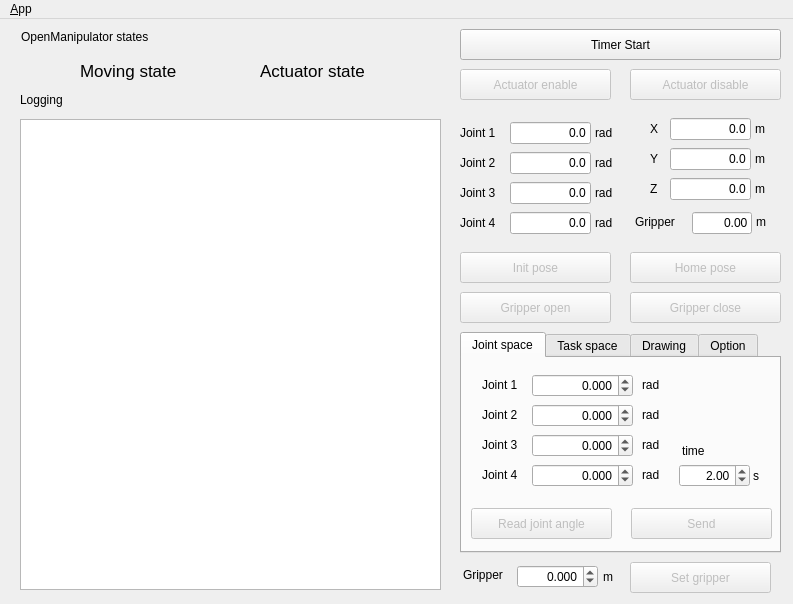
<?xml version="1.0" encoding="UTF-8"?>
<ui version="4.0">
 <class>MainWindowDesign</class>
 <widget class="QMainWindow" name="MainWindowDesign">
  <property name="enabled">
   <bool>true</bool>
  </property>
  <property name="geometry">
   <rect>
    <x>0</x>
    <y>0</y>
    <width>793</width>
    <height>604</height>
   </rect>
  </property>
  <property name="sizePolicy">
   <sizepolicy hsizetype="Preferred" vsizetype="Preferred">
    <horstretch>0</horstretch>
    <verstretch>0</verstretch>
   </sizepolicy>
  </property>
  <property name="minimumSize">
   <size>
    <width>793</width>
    <height>604</height>
   </size>
  </property>
  <property name="maximumSize">
   <size>
    <width>793</width>
    <height>604</height>
   </size>
  </property>
  <property name="windowTitle">
   <string>OpenManipulator control GUI</string>
  </property>
  <property name="windowIcon">
   <iconset resource="../resources/images.qrc">
    <normaloff>:/images/icon.png</normaloff>:/images/icon.png</iconset>
  </property>
  <property name="locale">
   <locale language="English" country="Australia"/>
  </property>
  <widget class="QWidget" name="centralwidget">
   <widget class="QLineEdit" name="txt_j1">
    <property name="enabled">
     <bool>true</bool>
    </property>
    <property name="geometry">
     <rect>
      <x>510</x>
      <y>103</y>
      <width>81</width>
      <height>22</height>
     </rect>
    </property>
    <property name="layoutDirection">
     <enum>Qt::LeftToRight</enum>
    </property>
    <property name="text">
     <string>0.0</string>
    </property>
    <property name="alignment">
     <set>Qt::AlignRight|Qt::AlignTrailing|Qt::AlignVCenter</set>
    </property>
    <property name="readOnly">
     <bool>true</bool>
    </property>
   </widget>
   <widget class="QPushButton" name="btn_timer_start">
    <property name="geometry">
     <rect>
      <x>460</x>
      <y>10</y>
      <width>321</width>
      <height>31</height>
     </rect>
    </property>
    <property name="text">
     <string>Timer Start</string>
    </property>
   </widget>
   <widget class="QLineEdit" name="txt_j2">
    <property name="enabled">
     <bool>true</bool>
    </property>
    <property name="geometry">
     <rect>
      <x>510</x>
      <y>133</y>
      <width>81</width>
      <height>22</height>
     </rect>
    </property>
    <property name="layoutDirection">
     <enum>Qt::LeftToRight</enum>
    </property>
    <property name="text">
     <string>0.0</string>
    </property>
    <property name="alignment">
     <set>Qt::AlignRight|Qt::AlignTrailing|Qt::AlignVCenter</set>
    </property>
    <property name="readOnly">
     <bool>true</bool>
    </property>
   </widget>
   <widget class="QLineEdit" name="txt_j3">
    <property name="enabled">
     <bool>true</bool>
    </property>
    <property name="geometry">
     <rect>
      <x>510</x>
      <y>163</y>
      <width>81</width>
      <height>22</height>
     </rect>
    </property>
    <property name="layoutDirection">
     <enum>Qt::LeftToRight</enum>
    </property>
    <property name="text">
     <string>0.0</string>
    </property>
    <property name="alignment">
     <set>Qt::AlignRight|Qt::AlignTrailing|Qt::AlignVCenter</set>
    </property>
    <property name="readOnly">
     <bool>true</bool>
    </property>
   </widget>
   <widget class="QLineEdit" name="txt_j4">
    <property name="enabled">
     <bool>true</bool>
    </property>
    <property name="geometry">
     <rect>
      <x>510</x>
      <y>193</y>
      <width>81</width>
      <height>22</height>
     </rect>
    </property>
    <property name="layoutDirection">
     <enum>Qt::LeftToRight</enum>
    </property>
    <property name="text">
     <string>0.0</string>
    </property>
    <property name="alignment">
     <set>Qt::AlignRight|Qt::AlignTrailing|Qt::AlignVCenter</set>
    </property>
    <property name="readOnly">
     <bool>true</bool>
    </property>
   </widget>
   <widget class="QLabel" name="label_4">
    <property name="geometry">
     <rect>
      <x>460</x>
      <y>107</y>
      <width>59</width>
      <height>14</height>
     </rect>
    </property>
    <property name="text">
     <string>Joint 1</string>
    </property>
   </widget>
   <widget class="QLabel" name="label_5">
    <property name="geometry">
     <rect>
      <x>460</x>
      <y>137</y>
      <width>59</width>
      <height>14</height>
     </rect>
    </property>
    <property name="text">
     <string>Joint 2</string>
    </property>
   </widget>
   <widget class="QLabel" name="label_6">
    <property name="geometry">
     <rect>
      <x>460</x>
      <y>167</y>
      <width>59</width>
      <height>14</height>
     </rect>
    </property>
    <property name="text">
     <string>Joint 3</string>
    </property>
   </widget>
   <widget class="QLabel" name="label_7">
    <property name="geometry">
     <rect>
      <x>460</x>
      <y>197</y>
      <width>59</width>
      <height>14</height>
     </rect>
    </property>
    <property name="text">
     <string>Joint 4</string>
    </property>
   </widget>
   <widget class="QLineEdit" name="txt_z">
    <property name="enabled">
     <bool>true</bool>
    </property>
    <property name="geometry">
     <rect>
      <x>670</x>
      <y>159</y>
      <width>81</width>
      <height>22</height>
     </rect>
    </property>
    <property name="layoutDirection">
     <enum>Qt::LeftToRight</enum>
    </property>
    <property name="text">
     <string>0.0</string>
    </property>
    <property name="alignment">
     <set>Qt::AlignRight|Qt::AlignTrailing|Qt::AlignVCenter</set>
    </property>
    <property name="readOnly">
     <bool>true</bool>
    </property>
   </widget>
   <widget class="QLabel" name="label_8">
    <property name="geometry">
     <rect>
      <x>650</x>
      <y>163</y>
      <width>59</width>
      <height>14</height>
     </rect>
    </property>
    <property name="text">
     <string>Z</string>
    </property>
   </widget>
   <widget class="QLineEdit" name="txt_y">
    <property name="enabled">
     <bool>true</bool>
    </property>
    <property name="geometry">
     <rect>
      <x>670</x>
      <y>129</y>
      <width>81</width>
      <height>22</height>
     </rect>
    </property>
    <property name="layoutDirection">
     <enum>Qt::LeftToRight</enum>
    </property>
    <property name="text">
     <string>0.0</string>
    </property>
    <property name="alignment">
     <set>Qt::AlignRight|Qt::AlignTrailing|Qt::AlignVCenter</set>
    </property>
    <property name="readOnly">
     <bool>true</bool>
    </property>
   </widget>
   <widget class="QLabel" name="label_9">
    <property name="geometry">
     <rect>
      <x>650</x>
      <y>133</y>
      <width>59</width>
      <height>14</height>
     </rect>
    </property>
    <property name="text">
     <string>Y</string>
    </property>
   </widget>
   <widget class="QLineEdit" name="txt_x">
    <property name="enabled">
     <bool>true</bool>
    </property>
    <property name="geometry">
     <rect>
      <x>670</x>
      <y>99</y>
      <width>81</width>
      <height>22</height>
     </rect>
    </property>
    <property name="layoutDirection">
     <enum>Qt::LeftToRight</enum>
    </property>
    <property name="text">
     <string>0.0</string>
    </property>
    <property name="alignment">
     <set>Qt::AlignRight|Qt::AlignTrailing|Qt::AlignVCenter</set>
    </property>
    <property name="readOnly">
     <bool>true</bool>
    </property>
   </widget>
   <widget class="QLabel" name="label_10">
    <property name="geometry">
     <rect>
      <x>650</x>
      <y>103</y>
      <width>59</width>
      <height>14</height>
     </rect>
    </property>
    <property name="text">
     <string>X</string>
    </property>
   </widget>
   <widget class="QLabel" name="label_11">
    <property name="geometry">
     <rect>
      <x>595</x>
      <y>107</y>
      <width>59</width>
      <height>14</height>
     </rect>
    </property>
    <property name="text">
     <string>rad</string>
    </property>
   </widget>
   <widget class="QLabel" name="label_12">
    <property name="geometry">
     <rect>
      <x>595</x>
      <y>137</y>
      <width>59</width>
      <height>14</height>
     </rect>
    </property>
    <property name="text">
     <string>rad</string>
    </property>
   </widget>
   <widget class="QLabel" name="label_13">
    <property name="geometry">
     <rect>
      <x>595</x>
      <y>167</y>
      <width>59</width>
      <height>14</height>
     </rect>
    </property>
    <property name="text">
     <string>rad</string>
    </property>
   </widget>
   <widget class="QLabel" name="label_14">
    <property name="geometry">
     <rect>
      <x>595</x>
      <y>197</y>
      <width>59</width>
      <height>14</height>
     </rect>
    </property>
    <property name="text">
     <string>rad</string>
    </property>
   </widget>
   <widget class="QLabel" name="label_15">
    <property name="geometry">
     <rect>
      <x>755</x>
      <y>163</y>
      <width>59</width>
      <height>14</height>
     </rect>
    </property>
    <property name="text">
     <string>m</string>
    </property>
   </widget>
   <widget class="QLabel" name="label_16">
    <property name="geometry">
     <rect>
      <x>755</x>
      <y>133</y>
      <width>59</width>
      <height>14</height>
     </rect>
    </property>
    <property name="text">
     <string>m</string>
    </property>
   </widget>
   <widget class="QLabel" name="label_17">
    <property name="geometry">
     <rect>
      <x>755</x>
      <y>103</y>
      <width>59</width>
      <height>14</height>
     </rect>
    </property>
    <property name="text">
     <string>m</string>
    </property>
   </widget>
   <widget class="QPushButton" name="btn_init_pose">
    <property name="enabled">
     <bool>false</bool>
    </property>
    <property name="geometry">
     <rect>
      <x>460</x>
      <y>233</y>
      <width>151</width>
      <height>31</height>
     </rect>
    </property>
    <property name="text">
     <string>Init pose</string>
    </property>
   </widget>
   <widget class="QPushButton" name="btn_home_pose">
    <property name="enabled">
     <bool>false</bool>
    </property>
    <property name="geometry">
     <rect>
      <x>630</x>
      <y>233</y>
      <width>151</width>
      <height>31</height>
     </rect>
    </property>
    <property name="text">
     <string>Home pose</string>
    </property>
   </widget>
   <widget class="QLabel" name="label_18">
    <property name="geometry">
     <rect>
      <x>20</x>
      <y>70</y>
      <width>59</width>
      <height>21</height>
     </rect>
    </property>
    <property name="text">
     <string>Logging</string>
    </property>
   </widget>
   <widget class="QPlainTextEdit" name="plainTextEdit_log">
    <property name="geometry">
     <rect>
      <x>20</x>
      <y>100</y>
      <width>421</width>
      <height>471</height>
     </rect>
    </property>
    <property name="readOnly">
     <bool>true</bool>
    </property>
   </widget>
   <widget class="QPushButton" name="btn_gripper_close">
    <property name="enabled">
     <bool>false</bool>
    </property>
    <property name="geometry">
     <rect>
      <x>630</x>
      <y>273</y>
      <width>151</width>
      <height>31</height>
     </rect>
    </property>
    <property name="text">
     <string>Gripper close</string>
    </property>
   </widget>
   <widget class="QPushButton" name="btn_gripper_open">
    <property name="enabled">
     <bool>false</bool>
    </property>
    <property name="geometry">
     <rect>
      <x>460</x>
      <y>273</y>
      <width>151</width>
      <height>31</height>
     </rect>
    </property>
    <property name="text">
     <string>Gripper open</string>
    </property>
   </widget>
   <widget class="QTabWidget" name="tabWidget">
    <property name="geometry">
     <rect>
      <x>460</x>
      <y>313</y>
      <width>321</width>
      <height>221</height>
     </rect>
    </property>
    <property name="currentIndex">
     <number>0</number>
    </property>
    <widget class="QWidget" name="tab_js">
     <attribute name="title">
      <string>Joint space</string>
     </attribute>
     <widget class="QPushButton" name="btn_read_joint_angle">
      <property name="enabled">
       <bool>false</bool>
      </property>
      <property name="geometry">
       <rect>
        <x>9</x>
        <y>150</y>
        <width>141</width>
        <height>31</height>
       </rect>
      </property>
      <property name="text">
       <string>Read joint angle</string>
      </property>
     </widget>
     <widget class="QPushButton" name="btn_send_joint_angle">
      <property name="enabled">
       <bool>false</bool>
      </property>
      <property name="geometry">
       <rect>
        <x>169</x>
        <y>150</y>
        <width>141</width>
        <height>31</height>
       </rect>
      </property>
      <property name="text">
       <string>Send</string>
      </property>
     </widget>
     <widget class="QLabel" name="label_19">
      <property name="geometry">
       <rect>
        <x>20</x>
        <y>80</y>
        <width>59</width>
        <height>14</height>
       </rect>
      </property>
      <property name="text">
       <string>Joint 3</string>
      </property>
     </widget>
     <widget class="QLabel" name="label_20">
      <property name="geometry">
       <rect>
        <x>20</x>
        <y>110</y>
        <width>59</width>
        <height>14</height>
       </rect>
      </property>
      <property name="text">
       <string>Joint 4</string>
      </property>
     </widget>
     <widget class="QLabel" name="label_21">
      <property name="geometry">
       <rect>
        <x>180</x>
        <y>80</y>
        <width>59</width>
        <height>14</height>
       </rect>
      </property>
      <property name="text">
       <string>rad</string>
      </property>
     </widget>
     <widget class="QLabel" name="label_22">
      <property name="geometry">
       <rect>
        <x>180</x>
        <y>110</y>
        <width>59</width>
        <height>14</height>
       </rect>
      </property>
      <property name="text">
       <string>rad</string>
      </property>
     </widget>
     <widget class="QLabel" name="label_23">
      <property name="geometry">
       <rect>
        <x>180</x>
        <y>50</y>
        <width>59</width>
        <height>14</height>
       </rect>
      </property>
      <property name="text">
       <string>rad</string>
      </property>
     </widget>
     <widget class="QLabel" name="label_24">
      <property name="geometry">
       <rect>
        <x>20</x>
        <y>50</y>
        <width>59</width>
        <height>14</height>
       </rect>
      </property>
      <property name="text">
       <string>Joint 2</string>
      </property>
     </widget>
     <widget class="QLabel" name="label_25">
      <property name="geometry">
       <rect>
        <x>180</x>
        <y>20</y>
        <width>59</width>
        <height>14</height>
       </rect>
      </property>
      <property name="text">
       <string>rad</string>
      </property>
     </widget>
     <widget class="QLabel" name="label_26">
      <property name="geometry">
       <rect>
        <x>20</x>
        <y>20</y>
        <width>59</width>
        <height>14</height>
       </rect>
      </property>
      <property name="text">
       <string>Joint 1</string>
      </property>
     </widget>
     <widget class="QDoubleSpinBox" name="doubleSpinBox_j1">
      <property name="geometry">
       <rect>
        <x>70</x>
        <y>16</y>
        <width>101</width>
        <height>23</height>
       </rect>
      </property>
      <property name="alignment">
       <set>Qt::AlignRight|Qt::AlignTrailing|Qt::AlignVCenter</set>
      </property>
      <property name="decimals">
       <number>3</number>
      </property>
      <property name="minimum">
       <double>-3.140000000000000</double>
      </property>
      <property name="maximum">
       <double>3.140000000000000</double>
      </property>
      <property name="singleStep">
       <double>0.050000000000000</double>
      </property>
     </widget>
     <widget class="QDoubleSpinBox" name="doubleSpinBox_j2">
      <property name="geometry">
       <rect>
        <x>70</x>
        <y>46</y>
        <width>101</width>
        <height>23</height>
       </rect>
      </property>
      <property name="alignment">
       <set>Qt::AlignRight|Qt::AlignTrailing|Qt::AlignVCenter</set>
      </property>
      <property name="decimals">
       <number>3</number>
      </property>
      <property name="minimum">
       <double>-3.140000000000000</double>
      </property>
      <property name="maximum">
       <double>3.140000000000000</double>
      </property>
      <property name="singleStep">
       <double>0.050000000000000</double>
      </property>
     </widget>
     <widget class="QDoubleSpinBox" name="doubleSpinBox_j3">
      <property name="geometry">
       <rect>
        <x>70</x>
        <y>76</y>
        <width>101</width>
        <height>23</height>
       </rect>
      </property>
      <property name="alignment">
       <set>Qt::AlignRight|Qt::AlignTrailing|Qt::AlignVCenter</set>
      </property>
      <property name="decimals">
       <number>3</number>
      </property>
      <property name="minimum">
       <double>-3.140000000000000</double>
      </property>
      <property name="maximum">
       <double>3.140000000000000</double>
      </property>
      <property name="singleStep">
       <double>0.050000000000000</double>
      </property>
     </widget>
     <widget class="QDoubleSpinBox" name="doubleSpinBox_j4">
      <property name="geometry">
       <rect>
        <x>70</x>
        <y>106</y>
        <width>101</width>
        <height>23</height>
       </rect>
      </property>
      <property name="alignment">
       <set>Qt::AlignRight|Qt::AlignTrailing|Qt::AlignVCenter</set>
      </property>
      <property name="decimals">
       <number>3</number>
      </property>
      <property name="minimum">
       <double>-3.140000000000000</double>
      </property>
      <property name="maximum">
       <double>3.140000000000000</double>
      </property>
      <property name="singleStep">
       <double>0.050000000000000</double>
      </property>
     </widget>
     <widget class="QLabel" name="label_33">
      <property name="geometry">
       <rect>
        <x>220</x>
        <y>86</y>
        <width>59</width>
        <height>14</height>
       </rect>
      </property>
      <property name="text">
       <string>time</string>
      </property>
     </widget>
     <widget class="QDoubleSpinBox" name="doubleSpinBox_time_js">
      <property name="geometry">
       <rect>
        <x>217</x>
        <y>106</y>
        <width>71</width>
        <height>23</height>
       </rect>
      </property>
      <property name="alignment">
       <set>Qt::AlignRight|Qt::AlignTrailing|Qt::AlignVCenter</set>
      </property>
      <property name="minimum">
       <double>-3.140000000000000</double>
      </property>
      <property name="maximum">
       <double>10.000000000000000</double>
      </property>
      <property name="singleStep">
       <double>0.500000000000000</double>
      </property>
      <property name="value">
       <double>2.000000000000000</double>
      </property>
     </widget>
     <widget class="QLabel" name="label_34">
      <property name="geometry">
       <rect>
        <x>291</x>
        <y>111</y>
        <width>59</width>
        <height>14</height>
       </rect>
      </property>
      <property name="text">
       <string>s</string>
      </property>
     </widget>
    </widget>
    <widget class="QWidget" name="tab_cs">
     <attribute name="title">
      <string>Task space</string>
     </attribute>
     <widget class="QDoubleSpinBox" name="doubleSpinBox_x">
      <property name="geometry">
       <rect>
        <x>70</x>
        <y>28</y>
        <width>101</width>
        <height>23</height>
       </rect>
      </property>
      <property name="decimals">
       <number>3</number>
      </property>
      <property name="minimum">
       <double>-1.000000000000000</double>
      </property>
      <property name="maximum">
       <double>1.000000000000000</double>
      </property>
      <property name="singleStep">
       <double>0.010000000000000</double>
      </property>
     </widget>
     <widget class="QPushButton" name="btn_send_kinematic_pose">
      <property name="enabled">
       <bool>false</bool>
      </property>
      <property name="geometry">
       <rect>
        <x>169</x>
        <y>150</y>
        <width>141</width>
        <height>31</height>
       </rect>
      </property>
      <property name="text">
       <string>Send</string>
      </property>
     </widget>
     <widget class="QLabel" name="label_27">
      <property name="geometry">
       <rect>
        <x>180</x>
        <y>92</y>
        <width>59</width>
        <height>14</height>
       </rect>
      </property>
      <property name="text">
       <string>m</string>
      </property>
     </widget>
     <widget class="QDoubleSpinBox" name="doubleSpinBox_z">
      <property name="geometry">
       <rect>
        <x>70</x>
        <y>88</y>
        <width>101</width>
        <height>23</height>
       </rect>
      </property>
      <property name="decimals">
       <number>3</number>
      </property>
      <property name="minimum">
       <double>-1.000000000000000</double>
      </property>
      <property name="maximum">
       <double>1.000000000000000</double>
      </property>
      <property name="singleStep">
       <double>0.010000000000000</double>
      </property>
     </widget>
     <widget class="QLabel" name="label_28">
      <property name="geometry">
       <rect>
        <x>180</x>
        <y>62</y>
        <width>59</width>
        <height>14</height>
       </rect>
      </property>
      <property name="text">
       <string>m</string>
      </property>
     </widget>
     <widget class="QDoubleSpinBox" name="doubleSpinBox_y">
      <property name="geometry">
       <rect>
        <x>70</x>
        <y>58</y>
        <width>101</width>
        <height>23</height>
       </rect>
      </property>
      <property name="decimals">
       <number>3</number>
      </property>
      <property name="minimum">
       <double>-1.000000000000000</double>
      </property>
      <property name="maximum">
       <double>1.000000000000000</double>
      </property>
      <property name="singleStep">
       <double>0.010000000000000</double>
      </property>
     </widget>
     <widget class="QPushButton" name="btn_read_kinematic_pose">
      <property name="enabled">
       <bool>false</bool>
      </property>
      <property name="geometry">
       <rect>
        <x>7</x>
        <y>150</y>
        <width>151</width>
        <height>31</height>
       </rect>
      </property>
      <property name="text">
       <string>Read kinematic pose</string>
      </property>
     </widget>
     <widget class="QLabel" name="label_29">
      <property name="geometry">
       <rect>
        <x>20</x>
        <y>32</y>
        <width>59</width>
        <height>14</height>
       </rect>
      </property>
      <property name="text">
       <string>X axis</string>
      </property>
     </widget>
     <widget class="QLabel" name="label_30">
      <property name="geometry">
       <rect>
        <x>20</x>
        <y>92</y>
        <width>59</width>
        <height>14</height>
       </rect>
      </property>
      <property name="text">
       <string>Z axis</string>
      </property>
     </widget>
     <widget class="QLabel" name="label_31">
      <property name="geometry">
       <rect>
        <x>180</x>
        <y>32</y>
        <width>59</width>
        <height>14</height>
       </rect>
      </property>
      <property name="text">
       <string>m</string>
      </property>
     </widget>
     <widget class="QLabel" name="label_32">
      <property name="geometry">
       <rect>
        <x>20</x>
        <y>59</y>
        <width>59</width>
        <height>20</height>
       </rect>
      </property>
      <property name="text">
       <string>Y axis</string>
      </property>
     </widget>
     <widget class="QDoubleSpinBox" name="doubleSpinBox_time_cs">
      <property name="geometry">
       <rect>
        <x>217</x>
        <y>106</y>
        <width>71</width>
        <height>23</height>
       </rect>
      </property>
      <property name="alignment">
       <set>Qt::AlignRight|Qt::AlignTrailing|Qt::AlignVCenter</set>
      </property>
      <property name="minimum">
       <double>-3.140000000000000</double>
      </property>
      <property name="maximum">
       <double>10.000000000000000</double>
      </property>
      <property name="singleStep">
       <double>0.500000000000000</double>
      </property>
      <property name="value">
       <double>2.000000000000000</double>
      </property>
     </widget>
     <widget class="QLabel" name="label_35">
      <property name="geometry">
       <rect>
        <x>291</x>
        <y>111</y>
        <width>59</width>
        <height>14</height>
       </rect>
      </property>
      <property name="text">
       <string>s</string>
      </property>
     </widget>
     <widget class="QLabel" name="label_36">
      <property name="geometry">
       <rect>
        <x>220</x>
        <y>86</y>
        <width>59</width>
        <height>14</height>
       </rect>
      </property>
      <property name="text">
       <string>time</string>
      </property>
     </widget>
    </widget>
    <widget class="QWidget" name="tab_drawing">
     <attribute name="title">
      <string>Drawing</string>
     </attribute>
     <widget class="QRadioButton" name="radio_drawing_line">
      <property name="geometry">
       <rect>
        <x>10</x>
        <y>10</y>
        <width>61</width>
        <height>20</height>
       </rect>
      </property>
      <property name="text">
       <string>Line</string>
      </property>
      <property name="checked">
       <bool>true</bool>
      </property>
     </widget>
     <widget class="QRadioButton" name="radio_drawing_circle">
      <property name="geometry">
       <rect>
        <x>73</x>
        <y>10</y>
        <width>71</width>
        <height>20</height>
       </rect>
      </property>
      <property name="text">
       <string>Circle</string>
      </property>
     </widget>
     <widget class="QRadioButton" name="radio_drawing_rhombus">
      <property name="geometry">
       <rect>
        <x>146</x>
        <y>10</y>
        <width>91</width>
        <height>20</height>
       </rect>
      </property>
      <property name="text">
       <string>Rhombus</string>
      </property>
     </widget>
     <widget class="QRadioButton" name="radio_drawing_heart">
      <property name="geometry">
       <rect>
        <x>240</x>
        <y>10</y>
        <width>71</width>
        <height>20</height>
       </rect>
      </property>
      <property name="text">
       <string>Heart</string>
      </property>
     </widget>
     <widget class="QLabel" name="txt_drawing_arg_1">
      <property name="geometry">
       <rect>
        <x>20</x>
        <y>50</y>
        <width>81</width>
        <height>21</height>
       </rect>
      </property>
      <property name="layoutDirection">
       <enum>Qt::LeftToRight</enum>
      </property>
      <property name="text">
       <string>Transpose X</string>
      </property>
      <property name="alignment">
       <set>Qt::AlignRight|Qt::AlignTrailing|Qt::AlignVCenter</set>
      </property>
     </widget>
     <widget class="QLabel" name="txt_drawing_arg_unit_1">
      <property name="geometry">
       <rect>
        <x>220</x>
        <y>54</y>
        <width>59</width>
        <height>14</height>
       </rect>
      </property>
      <property name="text">
       <string>m</string>
      </property>
     </widget>
     <widget class="QLabel" name="txt_drawing_arg_3">
      <property name="geometry">
       <rect>
        <x>20</x>
        <y>110</y>
        <width>81</width>
        <height>21</height>
       </rect>
      </property>
      <property name="layoutDirection">
       <enum>Qt::LeftToRight</enum>
      </property>
      <property name="text">
       <string>Transpose Z</string>
      </property>
      <property name="alignment">
       <set>Qt::AlignRight|Qt::AlignTrailing|Qt::AlignVCenter</set>
      </property>
     </widget>
     <widget class="QDoubleSpinBox" name="doubleSpinBox_drawing_arg_1">
      <property name="geometry">
       <rect>
        <x>110</x>
        <y>50</y>
        <width>101</width>
        <height>23</height>
       </rect>
      </property>
      <property name="decimals">
       <number>3</number>
      </property>
      <property name="minimum">
       <double>-10.000000000000000</double>
      </property>
      <property name="maximum">
       <double>10.000000000000000</double>
      </property>
      <property name="singleStep">
       <double>0.010000000000000</double>
      </property>
     </widget>
     <widget class="QLabel" name="txt_drawing_arg_unit_3">
      <property name="geometry">
       <rect>
        <x>220</x>
        <y>114</y>
        <width>59</width>
        <height>14</height>
       </rect>
      </property>
      <property name="text">
       <string>m</string>
      </property>
     </widget>
     <widget class="QDoubleSpinBox" name="doubleSpinBox_time_drawing">
      <property name="geometry">
       <rect>
        <x>70</x>
        <y>155</y>
        <width>71</width>
        <height>23</height>
       </rect>
      </property>
      <property name="alignment">
       <set>Qt::AlignRight|Qt::AlignTrailing|Qt::AlignVCenter</set>
      </property>
      <property name="minimum">
       <double>-3.140000000000000</double>
      </property>
      <property name="maximum">
       <double>10.000000000000000</double>
      </property>
      <property name="singleStep">
       <double>0.500000000000000</double>
      </property>
      <property name="value">
       <double>2.000000000000000</double>
      </property>
     </widget>
     <widget class="QDoubleSpinBox" name="doubleSpinBox_drawing_arg_2">
      <property name="geometry">
       <rect>
        <x>110</x>
        <y>80</y>
        <width>101</width>
        <height>23</height>
       </rect>
      </property>
      <property name="decimals">
       <number>3</number>
      </property>
      <property name="minimum">
       <double>-10.000000000000000</double>
      </property>
      <property name="maximum">
       <double>10.000000000000000</double>
      </property>
      <property name="singleStep">
       <double>0.010000000000000</double>
      </property>
     </widget>
     <widget class="QLabel" name="label_46">
      <property name="geometry">
       <rect>
        <x>30</x>
        <y>160</y>
        <width>59</width>
        <height>14</height>
       </rect>
      </property>
      <property name="text">
       <string>time</string>
      </property>
     </widget>
     <widget class="QLabel" name="txt_drawing_arg_2">
      <property name="geometry">
       <rect>
        <x>20</x>
        <y>80</y>
        <width>81</width>
        <height>21</height>
       </rect>
      </property>
      <property name="layoutDirection">
       <enum>Qt::LeftToRight</enum>
      </property>
      <property name="text">
       <string>Transpose Y</string>
      </property>
      <property name="alignment">
       <set>Qt::AlignRight|Qt::AlignTrailing|Qt::AlignVCenter</set>
      </property>
     </widget>
     <widget class="QLabel" name="label_48">
      <property name="geometry">
       <rect>
        <x>144</x>
        <y>160</y>
        <width>59</width>
        <height>14</height>
       </rect>
      </property>
      <property name="text">
       <string>s</string>
      </property>
     </widget>
     <widget class="QPushButton" name="btn_send_drawing_trajectory">
      <property name="enabled">
       <bool>false</bool>
      </property>
      <property name="geometry">
       <rect>
        <x>169</x>
        <y>150</y>
        <width>141</width>
        <height>31</height>
       </rect>
      </property>
      <property name="text">
       <string>Send</string>
      </property>
     </widget>
     <widget class="QDoubleSpinBox" name="doubleSpinBox_drawing_arg_3">
      <property name="geometry">
       <rect>
        <x>110</x>
        <y>110</y>
        <width>101</width>
        <height>23</height>
       </rect>
      </property>
      <property name="decimals">
       <number>3</number>
      </property>
      <property name="minimum">
       <double>-10.000000000000000</double>
      </property>
      <property name="maximum">
       <double>10.000000000000000</double>
      </property>
      <property name="singleStep">
       <double>0.010000000000000</double>
      </property>
     </widget>
     <widget class="QLabel" name="txt_drawing_arg_unit_2">
      <property name="geometry">
       <rect>
        <x>220</x>
        <y>84</y>
        <width>59</width>
        <height>14</height>
       </rect>
      </property>
      <property name="text">
       <string>m</string>
      </property>
     </widget>
    </widget>
    <widget class="QWidget" name="tab_option">
     <attribute name="title">
      <string>Option</string>
     </attribute>
     <widget class="QPushButton" name="btn_get_manipulator_setting">
      <property name="enabled">
       <bool>true</bool>
      </property>
      <property name="geometry">
       <rect>
        <x>0</x>
        <y>10</y>
        <width>311</width>
        <height>51</height>
       </rect>
      </property>
      <property name="text">
       <string>Get Manipulator Setting</string>
      </property>
     </widget>
    </widget>
   </widget>
   <widget class="QDoubleSpinBox" name="doubleSpinBox_gripper">
    <property name="geometry">
     <rect>
      <x>517</x>
      <y>546</y>
      <width>81</width>
      <height>23</height>
     </rect>
    </property>
    <property name="alignment">
     <set>Qt::AlignRight|Qt::AlignTrailing|Qt::AlignVCenter</set>
    </property>
    <property name="decimals">
     <number>3</number>
    </property>
    <property name="minimum">
     <double>-0.010000000000000</double>
    </property>
    <property name="maximum">
     <double>0.010000000000000</double>
    </property>
    <property name="singleStep">
     <double>0.002000000000000</double>
    </property>
    <property name="value">
     <double>0.000000000000000</double>
    </property>
   </widget>
   <widget class="QLabel" name="label_37">
    <property name="geometry">
     <rect>
      <x>463</x>
      <y>546</y>
      <width>59</width>
      <height>20</height>
     </rect>
    </property>
    <property name="text">
     <string>Gripper</string>
    </property>
   </widget>
   <widget class="QPushButton" name="btn_set_gripper">
    <property name="enabled">
     <bool>false</bool>
    </property>
    <property name="geometry">
     <rect>
      <x>630</x>
      <y>543</y>
      <width>141</width>
      <height>31</height>
     </rect>
    </property>
    <property name="text">
     <string>Set gripper</string>
    </property>
   </widget>
   <widget class="QLabel" name="label_38">
    <property name="geometry">
     <rect>
      <x>635</x>
      <y>193</y>
      <width>61</width>
      <height>20</height>
     </rect>
    </property>
    <property name="text">
     <string>Gripper</string>
    </property>
   </widget>
   <widget class="QLineEdit" name="txt_grip">
    <property name="enabled">
     <bool>true</bool>
    </property>
    <property name="geometry">
     <rect>
      <x>692</x>
      <y>193</y>
      <width>60</width>
      <height>22</height>
     </rect>
    </property>
    <property name="layoutDirection">
     <enum>Qt::LeftToRight</enum>
    </property>
    <property name="text">
     <string>0.00</string>
    </property>
    <property name="alignment">
     <set>Qt::AlignRight|Qt::AlignTrailing|Qt::AlignVCenter</set>
    </property>
    <property name="readOnly">
     <bool>true</bool>
    </property>
   </widget>
   <widget class="QLabel" name="label_39">
    <property name="geometry">
     <rect>
      <x>756</x>
      <y>196</y>
      <width>59</width>
      <height>14</height>
     </rect>
    </property>
    <property name="text">
     <string>m</string>
    </property>
   </widget>
   <widget class="QLabel" name="label_40">
    <property name="geometry">
     <rect>
      <x>603</x>
      <y>550</y>
      <width>21</width>
      <height>16</height>
     </rect>
    </property>
    <property name="text">
     <string>m</string>
    </property>
   </widget>
   <widget class="QPushButton" name="btn_actuator_enable">
    <property name="enabled">
     <bool>false</bool>
    </property>
    <property name="geometry">
     <rect>
      <x>460</x>
      <y>50</y>
      <width>151</width>
      <height>31</height>
     </rect>
    </property>
    <property name="text">
     <string>Actuator enable</string>
    </property>
   </widget>
   <widget class="QPushButton" name="btn_actuator_disable">
    <property name="enabled">
     <bool>false</bool>
    </property>
    <property name="geometry">
     <rect>
      <x>630</x>
      <y>50</y>
      <width>151</width>
      <height>31</height>
     </rect>
    </property>
    <property name="text">
     <string>Actuator disable</string>
    </property>
   </widget>
   <widget class="QLabel" name="label_41">
    <property name="geometry">
     <rect>
      <x>21</x>
      <y>10</y>
      <width>191</width>
      <height>16</height>
     </rect>
    </property>
    <property name="text">
     <string>OpenManipulator states</string>
    </property>
   </widget>
   <widget class="QLabel" name="txt_moving_state">
    <property name="geometry">
     <rect>
      <x>80</x>
      <y>42</y>
      <width>171</width>
      <height>20</height>
     </rect>
    </property>
    <property name="font">
     <font>
      <pointsize>13</pointsize>
     </font>
    </property>
    <property name="text">
     <string>Moving state</string>
    </property>
   </widget>
   <widget class="QLabel" name="txt_actuactor_state">
    <property name="geometry">
     <rect>
      <x>260</x>
      <y>42</y>
      <width>171</width>
      <height>20</height>
     </rect>
    </property>
    <property name="font">
     <font>
      <pointsize>13</pointsize>
     </font>
    </property>
    <property name="text">
     <string>Actuator state</string>
    </property>
   </widget>
  </widget>
  <widget class="QMenuBar" name="menubar">
   <property name="geometry">
    <rect>
     <x>0</x>
     <y>0</y>
     <width>793</width>
     <height>19</height>
    </rect>
   </property>
   <widget class="QMenu" name="menu_File">
    <property name="title">
     <string>&amp;App</string>
    </property>
    <addaction name="action_Preferences"/>
    <addaction name="separator"/>
    <addaction name="actionAbout"/>
    <addaction name="actionAbout_Qt"/>
    <addaction name="separator"/>
    <addaction name="action_Quit"/>
   </widget>
   <addaction name="menu_File"/>
  </widget>
  <action name="action_Quit">
   <property name="text">
    <string>&amp;Quit</string>
   </property>
   <property name="shortcut">
    <string>Ctrl+Q</string>
   </property>
   <property name="shortcutContext">
    <enum>Qt::ApplicationShortcut</enum>
   </property>
  </action>
  <action name="action_Preferences">
   <property name="text">
    <string>&amp;Preferences</string>
   </property>
  </action>
  <action name="actionAbout">
   <property name="text">
    <string>&amp;About</string>
   </property>
  </action>
  <action name="actionAbout_Qt">
   <property name="text">
    <string>About &amp;Qt</string>
   </property>
  </action>
 </widget>
 <resources>
  <include location="../resources/images.qrc"/>
 </resources>
 <connections>
  <connection>
   <sender>action_Quit</sender>
   <signal>triggered()</signal>
   <receiver>MainWindowDesign</receiver>
   <slot>close()</slot>
   <hints>
    <hint type="sourcelabel">
     <x>-1</x>
     <y>-1</y>
    </hint>
    <hint type="destinationlabel">
     <x>399</x>
     <y>299</y>
    </hint>
   </hints>
  </connection>
 </connections>
</ui>
